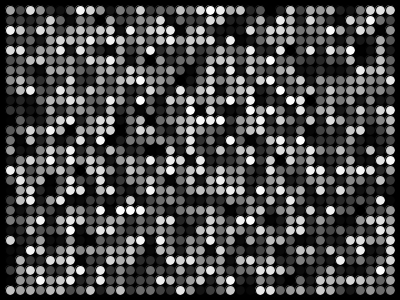
Frame 1 (no input)
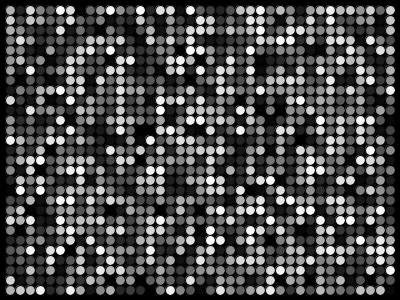
Frame 60 (the mouse pressed at the canvas centre just before this capture)
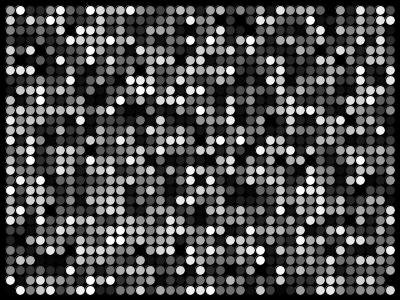
Frame 120 (the mouse held since frame 60 and released just before this capture)

The Processing sketch that drew these frames (run headless with seeded random() and noise(); from frame 60 on, the mouse is pressed at the canvas centre):

// Processing sketch: for_random
// ── for_random.pde
float x = 0;
float y = 0;

void setup() {
  size(400, 300);
}

void draw() {
  background(0);

  


  for (int x = 10; x < width; x += 10) {
    for (int y = 10; y < height; y += 10) {
      fill(random(255));
      ellipse(x, y, 10, 10); 
    }
  }
}
